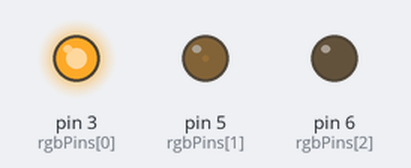
A program run on a simulated Arduino Uno, built with avr-gcc and run on an emulated ATmega328P. Parts: output pins drawn as LEDs (lit = HIGH).

Above: at 0.05 s.
At 1.35 s:
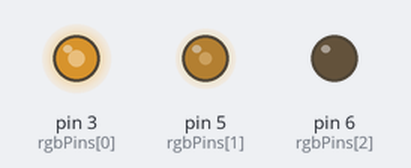
At 2.7 s:
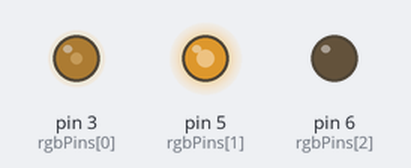
At 5.4 s:
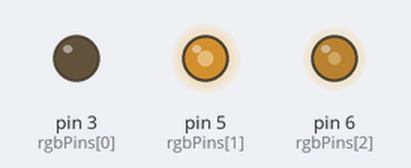
At 8.1 s:
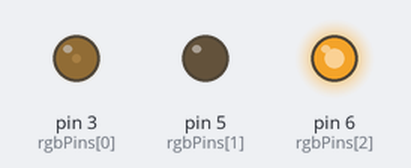
At 10.8 s:
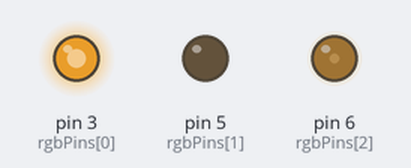
Timing chart, 0 to 15.0 s (numbered marks = the images above):
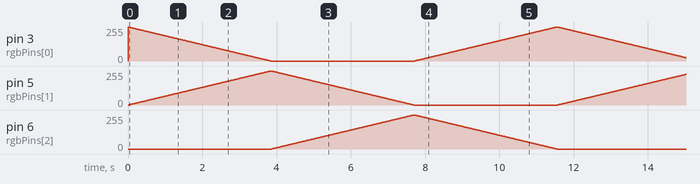

The program:

main.cpp
```cpp
// Управление RGB-светодиодом
// Плавное изменение цвета

#include <Arduino.h>

const byte rgbPins[3] = {3, 5, 6}; // Массив для определения пинов RGB-светодиода (3 пин - красный цвет, 5 пин - зелёный цвет, 6 пин - синий цвет)
int dim = 1;                       // Шаг дискретности уровня свечения

void setup() {
  for (byte i = 0; i < 3; i++) {
    pinMode(rgbPins[i], OUTPUT); // Установка портов, к которым подключены пины светодиода на выход (mode = output)
  }
  // Начальное состояние
  analogWrite(rgbPins[0], 255); // Горит красный цвет (на максимальном значении)
  analogWrite(rgbPins[1], 0);   // Зелёный цвет не горит
  analogWrite(rgbPins[2], 0);   // Синий цвет не горит
}

void loop() {
  for (int i = 255; i >= 0; i--) {
    analogWrite(rgbPins[0], i / dim);         // Уменьшение яркости красного цвета (До нуля)
    analogWrite(rgbPins[1], (255 - i) / dim); // Увеличение яркости зелёного цвета (До максимального значения)
    delay(15);
  }
  for (int i = 255; i >= 0; i--) {
    analogWrite(rgbPins[1], i / dim);         // Уменьшение яркости зелёного цвета (До нуля)
    analogWrite(rgbPins[2], (255 - i) / dim); // Увеличение яркости синего цвета (До максимального значения)
    delay(15);
  }
  for (int i = 255; i >= 0; i--) {
    analogWrite(rgbPins[2], i / dim);         // Уменьшение яркости синего цвета (До нуля)
    analogWrite(rgbPins[0], (255 - i) / dim); // Увеличение яркости красного цвета (До максимального значения)
    delay(15);
  }
}
```
